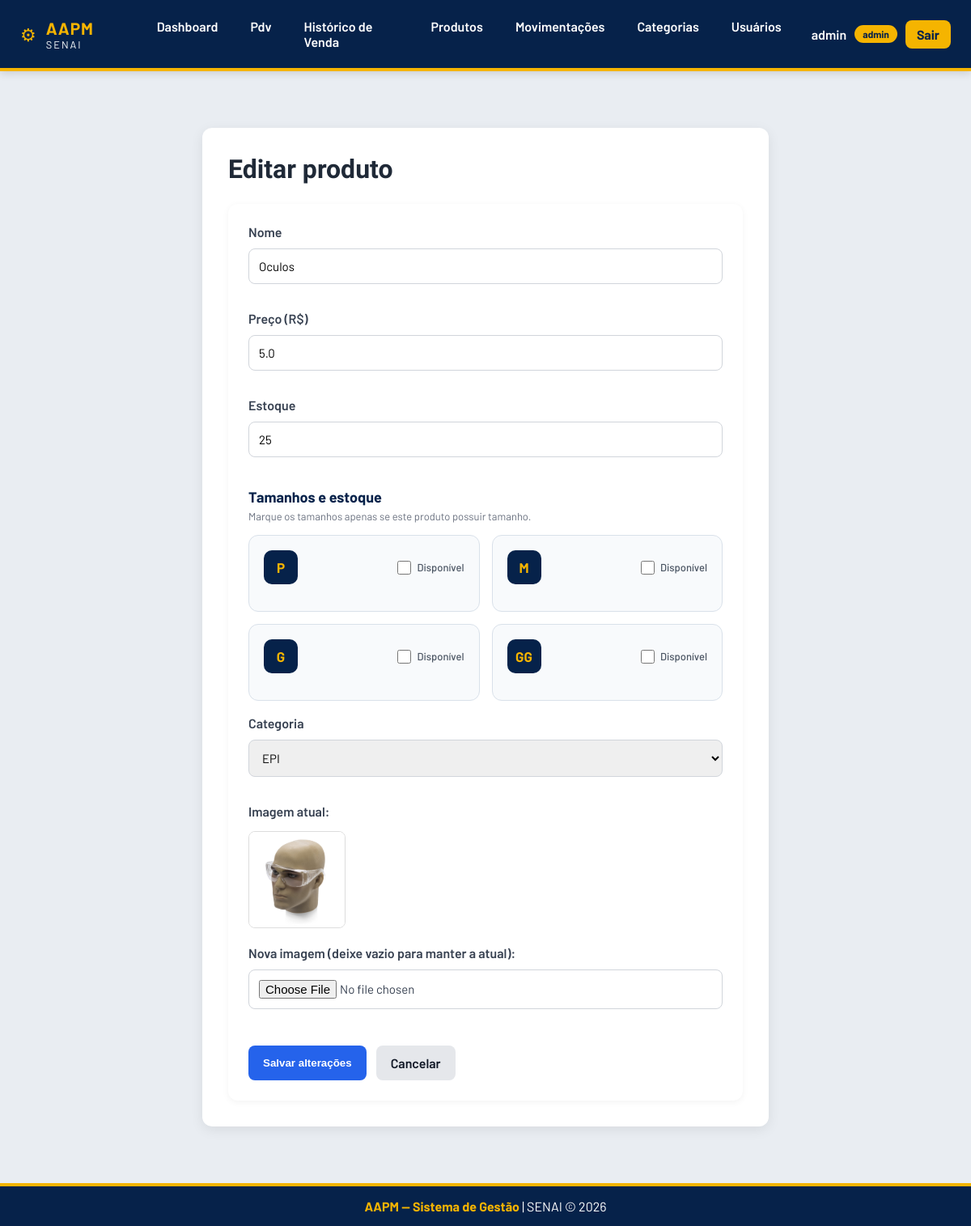
Before: /produtos/10/editar (signed in) with the older database file.
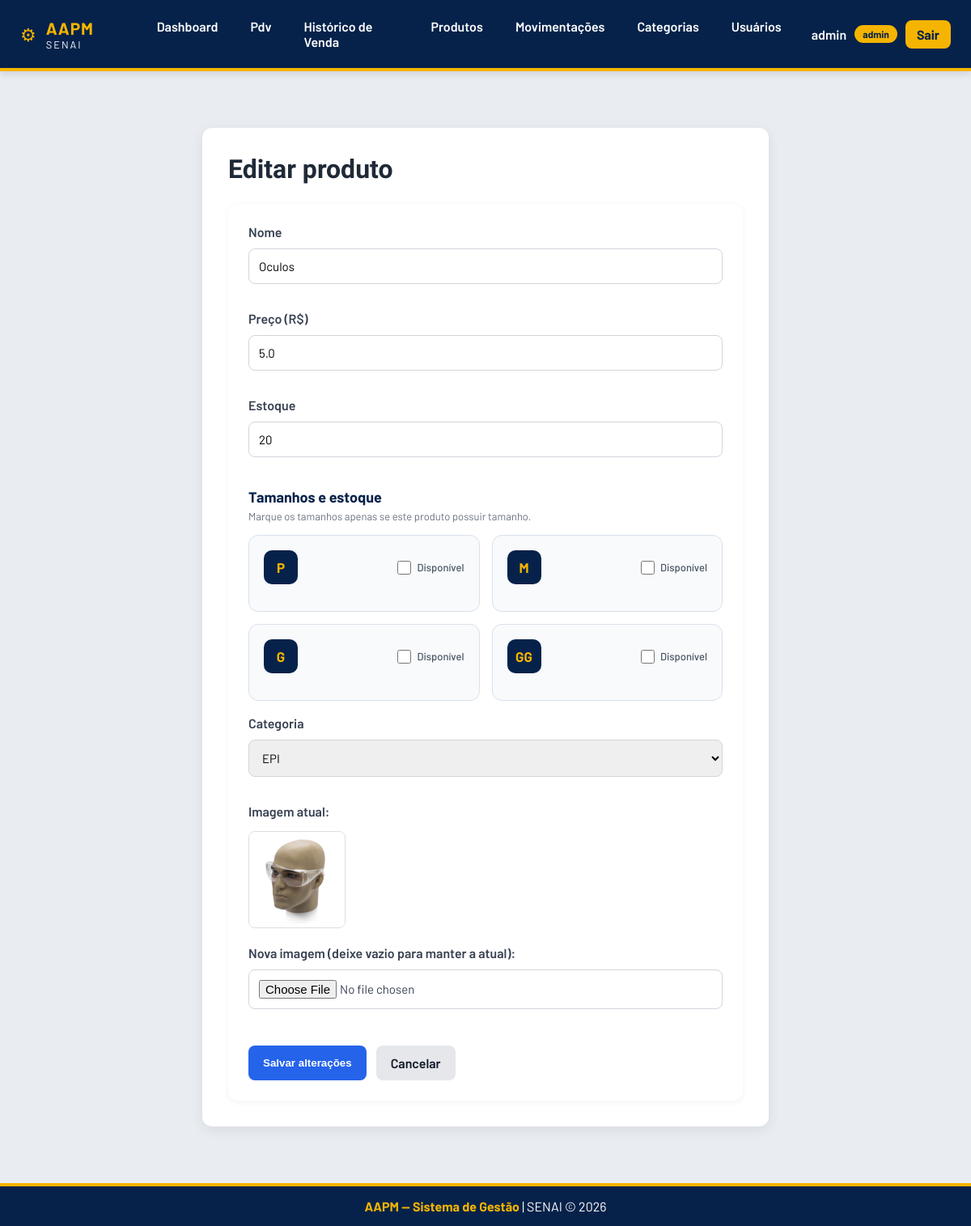
After: the same page with the newer database file.
### app/models/produto.py (models this page shows, shortened)
class Produto(Base):
    __tablename__ = "produtos"
    id = Column(Integer, primary_key=True, autoincrement=True, index=True)
    nome = Column(String(150), nullable=False, index=True)
    preco = Column(Float, nullable=False, default=0.0)
    estoque_atual = Column(Integer, nullable=False, default=0)
    ativo = Column(Boolean, default=True)
    imagem_path = Column(String(255), nullable=True)
    categoria_id = Column(Integer, ForeignKey("categorias.id", ondelete="SET NULL"), nullable=True)
    categoria = relationship("Categoria", back_populates="produtos")
    tamanhos  = relationship("ProdutoTamanho", back_populates="produto", cascade="all, delete-orphan")

### app/models/categoria.py (models this page shows)
class Categoria(Base):
    __tablename__ = "categorias"
    id = Column(Integer, primary_key=True,autoincrement=True, index=True)
    nome = Column(String(100), nullable=False, unique=True)
    ativo = Column(Boolean, default=True)
    produtos = relationship("Produto", back_populates="categoria", lazy="select")

### app/controllers/produto_controller.py (the view)
@router.get("/{produto_id}/editar")
def form_editar_produto(
    produto_id: int,
    request: Request,
    db: Session = Depends(get_db),
    admin = Depends(get_admin)
):
    editando   = db.query(Produto).filter(Produto.id == produto_id).first()
    categorias = db.query(Categoria).filter(Categoria.ativo == True).all()
    if not editando:
        return RedirectResponse(url="/produtos", status_code=302)
    return templates.TemplateResponse(
        request,
        "produtos/form.html",
        {
            "request":    request,
            "usuario":    admin,
            "editando":   editando,
            "categorias": categorias
        }
    )

### app/templates/produtos/form.html (shortened to what the changed rows need)
{% extends "base.html" %}
{% block extra_css %}
<link rel="stylesheet" href="/static/css/produtos-form.css">
{% endblock %}
{% block conteudo %}
<div class="form-container">
    <h1 class="form-title">{{ "Editar produto" if editando else "Novo produto" }}</h1>
    <form
        class="produto-form"
        action="{{ '/produtos/' + editando.id|string + '/editar' if editando else '/produtos/novo' }}"
        method="post"
        enctype="multipart/form-data"
        id="produto-form"
    >
        <label>
            Nome
            <input
                type="text"
                name="nome"
                value="{{ editando.nome if editando else (valores.nome if valores else '') }}"
                required
            >
        </label>
        <label>
            Preço (R$)
            <input
                type="number"
                name="preco"
                step="0.01"
                min="0"
                value="{{ editando.preco if editando else (valores.preco if valores else '0.00') }}"
                required
            >
        </label>
        <div id="estoque-geral-container">
            <label>
                Estoque
                <input
                    type="number"
                    name="estoque_atual"
                    id="estoque_atual"
                    min="0"
                    value="{{ editando.estoque_atual if editando else (valores.estoque_atual if valores else 0) }}"
                    required
                >
            </label>
        </div>
        <label>
            Categoria
            <select name="categoria_id">
                {% for c in categorias %}
                    <option
                        value="{{ c.id }}"
                        {% if (editando and editando.categoria_id == c.id)
                            or (valores and valores.categoria_id == c.id) %}
                            selected
                        {% endif %}
                    >
                        {{ c.nome }}
                    </option>
                {% endfor %}
            </select>
        </label>
        {% if editando and editando.imagem_path %}
            <div class="imagem-atual-container">
                <p>Imagem atual:</p>
                <img
                    class="preview-img"
                    src="{{ url_for('static', path=editando.imagem_path) }}"
                    alt="{{ editando.nome }}"
                    width="120"
                >
            </div>
        {% endif %}
    </form>
</div>
{% endblock %}

Changed rows visible on the page:
changed Produto "Oculos": estoque_atual "25" → "20"
